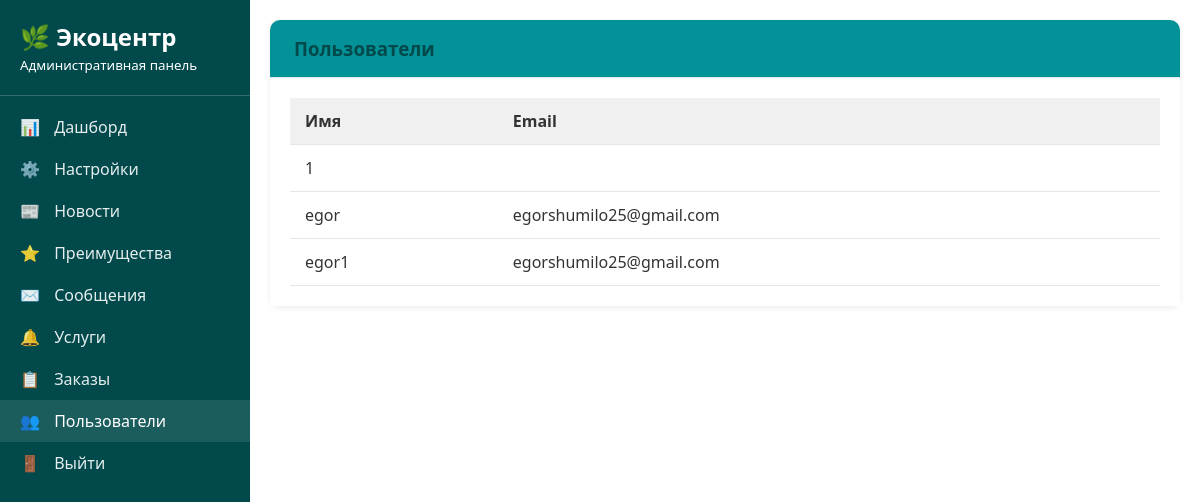
/myadmin/user/ (signed in), run on the app's committed database.
### user/models.py (models this page shows, shortened)
class User(AbstractUser):
    is_customer = models.BooleanField(default=True)
    phone = models.CharField(max_length=20, blank=True, null=True)
    address = models.TextField(blank=True, null=True)

### custom_admin/views.py (the view)
# urls.py: path('user/', views.user_list, name='admin_user_list'),
@staff_required
def user_list(request):
    users = User.objects.all()  # получить всех пользователей
    return render(request, 'admin/user/list.html', {'users': users})

### core/context_processors.py (called while the page is built)
def site_settings(request):
    settings = SiteSetting.objects.first()
    return {'settings': settings}

### custom_admin/views.py (called while the page is built)
def staff_required(view_func):
    return user_passes_test(lambda u: u.is_staff)(view_func)

### custom_admin/templates/admin/user/list.html
{% extends "admin/base.html" %}
{% block content %}
<div class="card">
    <div class="card-header">
        <h3 style="margin: 0; color: #01494b;">Пользователи</h3>
    </div>
    <div class="card-body">
        <table class="table">
            <thead>
                <tr>
                    <th>Имя</th>
                    <th>Email</th>
                </tr>
            </thead>
            <tbody>
                {% for user in users %}
                <tr>
                    <td>{{ user.username }}</td>
                    <td>{{ user.email }}</td>
                </tr>
                {% empty %}
                <tr><td colspan="4">Нет пользователей.</td></tr>
                {% endfor %}
            </tbody>
        </table>
    </div>
</div>
{% endblock %}

### custom_admin/templates/admin/base.html (style rules this page uses)
:root { --primary-color: #029297; --secondary-color: #01494b; --bg-color: #ffffff; }
body { font-family: 'Segoe UI', Tahoma, Geneva, Verdana, sans-serif; margin: 0; padding: 0; background-color: var(--bg-color); color: #333; }
.card { background: white; border-radius: 10px; box-shadow: 0 2px 6px rgba(0,0,0,0.08); margin-bottom: 20px; }
.card-header { padding: 16px 24px; border-bottom: 1px solid #e6e6e6; background-color: var(--primary-color); color: white; border-top-left-radius: 10px; border-top-right-radius: 10px; }
.card-body { padding: 20px; background-color: #ffffff; }
.table { width: 100%; border-collapse: collapse; }
.table th, .table td { padding: 12px 15px; text-align: left; border-bottom: 1px solid #e6e6e6; }
.table th { background-color: #f0f0f0; }

### data on the page
User: username "1"
User: username "egor", email "egorshumilo25@gmail.com"
User: username "egor1", email "egorshumilo25@gmail.com"
